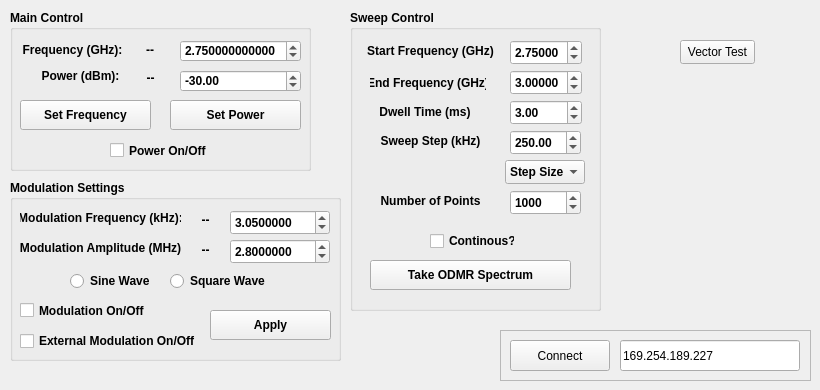
      <widget class="QWidget" name="RFControl">
       <attribute name="title">
        <string>RF Control</string>
       </attribute>
       <widget class="QGroupBox" name="groupBox">
        <property name="geometry">
         <rect>
          <x>10</x>
          <y>10</y>
          <width>301</width>
          <height>161</height>
         </rect>
        </property>
        <property name="font">
         <font>
          <pointsize>9</pointsize>
          <bold>true</bold>
         </font>
        </property>
        <property name="title">
         <string>Main Control</string>
        </property>
        <widget class="QCheckBox" name="togglePwrChk">
         <property name="geometry">
          <rect>
           <x>100</x>
           <y>130</y>
           <width>101</width>
           <height>21</height>
          </rect>
         </property>
         <property name="text">
          <string>Power On/Off</string>
         </property>
        </widget>
        <widget class="QDoubleSpinBox" name="freqBox">
         <property name="geometry">
          <rect>
           <x>170</x>
           <y>30</y>
           <width>121</width>
           <height>22</height>
          </rect>
         </property>
         <property name="decimals">
          <number>12</number>
         </property>
         <property name="maximum">
          <double>6.000000000000000</double>
         </property>
         <property name="value">
          <double>2.750000000000000</double>
         </property>
        </widget>
        <widget class="QDoubleSpinBox" name="pwrBox">
         <property name="geometry">
          <rect>
           <x>170</x>
           <y>60</y>
           <width>121</width>
           <height>22</height>
          </rect>
         </property>
         <property name="decimals">
          <number>2</number>
         </property>
         <property name="minimum">
          <double>-144.000000000000000</double>
         </property>
         <property name="maximum">
          <double>19.000000000000000</double>
         </property>
         <property name="value">
          <double>-30.000000000000000</double>
         </property>
        </widget>
        <widget class="QPushButton" name="setFreqBtn">
         <property name="geometry">
          <rect>
           <x>10</x>
           <y>90</y>
           <width>131</width>
           <height>30</height>
          </rect>
         </property>
         <property name="text">
          <string>Set Frequency</string>
         </property>
        </widget>
        <widget class="QPushButton" name="setPwrBtn">
         <property name="geometry">
          <rect>
           <x>160</x>
           <y>90</y>
           <width>131</width>
           <height>30</height>
          </rect>
         </property>
         <property name="text">
          <string>Set Power</string>
         </property>
        </widget>
        <widget class="QLabel" name="label_20">
         <property name="geometry">
          <rect>
           <x>12</x>
           <y>30</y>
           <width>101</width>
           <height>20</height>
          </rect>
         </property>
         <property name="text">
          <string>Frequency (GHz):</string>
         </property>
         <property name="alignment">
          <set>Qt::AlignCenter</set>
         </property>
        </widget>
        <widget class="QLabel" name="currentFreqLabel">
         <property name="geometry">
          <rect>
           <x>120</x>
           <y>32</y>
           <width>40</width>
           <height>16</height>
          </rect>
         </property>
         <property name="text">
          <string>--</string>
         </property>
         <property name="alignment">
          <set>Qt::AlignCenter</set>
         </property>
        </widget>
        <widget class="QLabel" name="powerLabel">
         <property name="geometry">
          <rect>
           <x>120</x>
           <y>60</y>
           <width>41</width>
           <height>16</height>
          </rect>
         </property>
         <property name="text">
          <string>--</string>
         </property>
         <property name="alignment">
          <set>Qt::AlignCenter</set>
         </property>
        </widget>
        <widget class="QLabel" name="label_23">
         <property name="geometry">
          <rect>
           <x>30</x>
           <y>58</y>
           <width>81</width>
           <height>16</height>
          </rect>
         </property>
         <property name="text">
          <string>Power (dBm):</string>
         </property>
         <property name="alignment">
          <set>Qt::AlignCenter</set>
         </property>
        </widget>
       </widget>
       <widget class="QGroupBox" name="groupBox_2">
        <property name="geometry">
         <rect>
          <x>350</x>
          <y>10</y>
          <width>251</width>
          <height>301</height>
         </rect>
        </property>
        <property name="font">
         <font>
          <pointsize>9</pointsize>
          <bold>true</bold>
         </font>
        </property>
        <property name="title">
         <string>Sweep Control</string>
        </property>
        <widget class="QDoubleSpinBox" name="startFreqBox">
         <property name="geometry">
          <rect>
           <x>160</x>
           <y>30</y>
           <width>72</width>
           <height>25</height>
          </rect>
         </property>
         <property name="decimals">
          <number>5</number>
         </property>
         <property name="maximum">
          <double>6.000000000000000</double>
         </property>
         <property name="value">
          <double>2.750000000000000</double>
         </property>
        </widget>
        <widget class="QLabel" name="label_6">
         <property name="geometry">
          <rect>
           <x>20</x>
           <y>65</y>
           <width>116</width>
           <height>16</height>
          </rect>
         </property>
         <property name="text">
          <string>End Frequency (GHz)</string>
         </property>
         <property name="alignment">
          <set>Qt::AlignCenter</set>
         </property>
        </widget>
        <widget class="QLabel" name="label_7">
         <property name="geometry">
          <rect>
           <x>10</x>
           <y>30</y>
           <width>141</width>
           <height>21</height>
          </rect>
         </property>
         <property name="text">
          <string>Start Frequency (GHz)</string>
         </property>
         <property name="alignment">
          <set>Qt::AlignCenter</set>
         </property>
        </widget>
        <widget class="QDoubleSpinBox" name="endFreqBox">
         <property name="geometry">
          <rect>
           <x>160</x>
           <y>60</y>
           <width>72</width>
           <height>25</height>
          </rect>
         </property>
         <property name="decimals">
          <number>5</number>
         </property>
         <property name="maximum">
          <double>6.000000000000000</double>
         </property>
         <property name="value">
          <double>3.000000000000000</double>
         </property>
        </widget>
        <widget class="QDoubleSpinBox" name="stepSizeBox">
         <property name="geometry">
          <rect>
           <x>160</x>
           <y>120</y>
           <width>71</width>
           <height>25</height>
          </rect>
         </property>
         <property name="maximum">
          <double>10000.000000000000000</double>
         </property>
         <property name="value">
          <double>250.000000000000000</double>
         </property>
        </widget>
        <widget class="QLabel" name="label_8">
         <property name="geometry">
          <rect>
           <x>20</x>
           <y>120</y>
           <width>121</width>
           <height>21</height>
          </rect>
         </property>
         <property name="text">
          <string>Sweep Step (kHz)</string>
         </property>
         <property name="alignment">
          <set>Qt::AlignCenter</set>
         </property>
        </widget>
        <widget class="QLabel" name="label_9">
         <property name="geometry">
          <rect>
           <x>20</x>
           <y>180</y>
           <width>121</width>
           <height>21</height>
          </rect>
         </property>
         <property name="text">
          <string>Number of Points</string>
         </property>
         <property name="alignment">
          <set>Qt::AlignCenter</set>
         </property>
        </widget>
        <widget class="QSpinBox" name="pointsBox">
         <property name="geometry">
          <rect>
           <x>160</x>
           <y>180</y>
           <width>71</width>
           <height>25</height>
          </rect>
         </property>
         <property name="maximum">
          <number>62000</number>
         </property>
         <property name="value">
          <number>1000</number>
         </property>
        </widget>
        <widget class="QComboBox" name="sweepDefBox">
         <property name="geometry">
          <rect>
           <x>155</x>
           <y>150</y>
           <width>80</width>
           <height>24</height>
          </rect>
         </property>
         <property name="currentIndex">
          <number>0</number>
         </property>
         <item>
          <property name="text">
           <string>Step Size</string>
          </property>
         </item>
         <item>
          <property name="text">
           <string>Points</string>
          </property>
         </item>
        </widget>
        <widget class="QDoubleSpinBox" name="dwellTimeBox">
         <property name="geometry">
          <rect>
           <x>160</x>
           <y>90</y>
           <width>72</width>
           <height>25</height>
          </rect>
         </property>
         <property name="maximum">
          <double>1000.000000000000000</double>
         </property>
         <property name="value">
          <double>3.000000000000000</double>
         </property>
        </widget>
        <widget class="QLabel" name="label_10">
         <property name="geometry">
          <rect>
           <x>30</x>
           <y>94</y>
           <width>90</width>
           <height>16</height>
          </rect>
         </property>
         <property name="text">
          <string>Dwell Time (ms)</string>
         </property>
         <property name="alignment">
          <set>Qt::AlignCenter</set>
         </property>
        </widget>
        <widget class="QPushButton" name="takeODMRButton">
         <property name="geometry">
          <rect>
           <x>20</x>
           <y>250</y>
           <width>201</width>
           <height>30</height>
          </rect>
         </property>
         <property name="text">
          <string>Take ODMR Spectrum</string>
         </property>
        </widget>
        <widget class="QCheckBox" name="odmrSweepContinous">
         <property name="geometry">
          <rect>
           <x>80</x>
           <y>220</y>
           <width>85</width>
           <height>22</height>
          </rect>
         </property>
         <property name="text">
          <string>Continous?</string>
         </property>
        </widget>
       </widget>
       <widget class="QGroupBox" name="groupBox_5">
        <property name="geometry">
         <rect>
          <x>10</x>
          <y>180</y>
          <width>331</width>
          <height>181</height>
         </rect>
        </property>
        <property name="font">
         <font>
          <pointsize>9</pointsize>
          <bold>true</bold>
         </font>
        </property>
        <property name="title">
         <string>Modulation Settings</string>
        </property>
        <widget class="QCheckBox" name="toggleModOnOff">
         <property name="geometry">
          <rect>
           <x>10</x>
           <y>120</y>
           <width>131</width>
           <height>21</height>
          </rect>
         </property>
         <property name="text">
          <string>Modulation On/Off</string>
         </property>
        </widget>
        <widget class="QLabel" name="label_21">
         <property name="geometry">
          <rect>
           <x>10</x>
           <y>30</y>
           <width>161</width>
           <height>16</height>
          </rect>
         </property>
         <property name="text">
          <string>Modulation Frequency (kHz):</string>
         </property>
         <property name="alignment">
          <set>Qt::AlignCenter</set>
         </property>
        </widget>
        <widget class="QPushButton" name="applyModParamsButton">
         <property name="geometry">
          <rect>
           <x>200</x>
           <y>130</y>
           <width>121</width>
           <height>30</height>
          </rect>
         </property>
         <property name="text">
          <string>Apply</string>
         </property>
        </widget>
        <widget class="QLabel" name="label_45">
         <property name="geometry">
          <rect>
           <x>10</x>
           <y>60</y>
           <width>161</width>
           <height>16</height>
          </rect>
         </property>
         <property name="text">
          <string>Modulation Amplitude (MHz)</string>
         </property>
         <property name="alignment">
          <set>Qt::AlignCenter</set>
         </property>
        </widget>
        <widget class="QDoubleSpinBox" name="modFreqSpinBox">
         <property name="geometry">
          <rect>
           <x>220</x>
           <y>30</y>
           <width>100</width>
           <height>25</height>
          </rect>
         </property>
         <property name="decimals">
          <number>7</number>
         </property>
         <property name="maximum">
          <double>40.000000000000000</double>
         </property>
         <property name="value">
          <double>3.050000000000000</double>
         </property>
        </widget>
        <widget class="QDoubleSpinBox" name="modAmpSpinBox">
         <property name="geometry">
          <rect>
           <x>220</x>
           <y>59</y>
           <width>100</width>
           <height>25</height>
          </rect>
         </property>
         <property name="decimals">
          <number>7</number>
         </property>
         <property name="maximum">
          <double>3.000000000000000</double>
         </property>
         <property name="value">
          <double>2.800000000000000</double>
         </property>
        </widget>
        <widget class="QLabel" name="modFreqLabel">
         <property name="geometry">
          <rect>
           <x>170</x>
           <y>30</y>
           <width>51</width>
           <height>20</height>
          </rect>
         </property>
         <property name="text">
          <string>--</string>
         </property>
         <property name="alignment">
          <set>Qt::AlignCenter</set>
         </property>
        </widget>
        <widget class="QLabel" name="modAmpLabel">
         <property name="geometry">
          <rect>
           <x>170</x>
           <y>60</y>
           <width>51</width>
           <height>20</height>
          </rect>
         </property>
         <property name="text">
          <string>--</string>
         </property>
         <property name="alignment">
          <set>Qt::AlignCenter</set>
         </property>
        </widget>
        <widget class="QCheckBox" name="toggleExtModOnOff">
         <property name="geometry">
          <rect>
           <x>10</x>
           <y>150</y>
           <width>180</width>
           <height>22</height>
          </rect>
         </property>
         <property name="text">
          <string>External Modulation On/Off</string>
         </property>
        </widget>
        <widget class="QRadioButton" name="sineWaveRadio">
         <property name="geometry">
          <rect>
           <x>60</x>
           <y>90</y>
           <width>91</width>
           <height>22</height>
          </rect>
         </property>
         <property name="text">
          <string>Sine Wave</string>
         </property>
        </widget>
        <widget class="QRadioButton" name="squareWaveRadio">
         <property name="geometry">
          <rect>
           <x>160</x>
           <y>90</y>
           <width>99</width>
           <height>22</height>
          </rect>
         </property>
         <property name="text">
          <string>Square Wave</string>
         </property>
        </widget>
       </widget>
       <widget class="QFrame" name="frame_5">
        <property name="geometry">
         <rect>
          <x>500</x>
          <y>330</y>
          <width>311</width>
          <height>51</height>
         </rect>
        </property>
        <property name="frameShape">
         <enum>QFrame::StyledPanel</enum>
        </property>
        <property name="frameShadow">
         <enum>QFrame::Raised</enum>
        </property>
        <widget class="QLineEdit" name="MWSourceIPAddressBox">
         <property name="geometry">
          <rect>
           <x>120</x>
           <y>10</y>
           <width>180</width>
           <height>31</height>
          </rect>
         </property>
         <property name="text">
          <string>169.254.189.227</string>
         </property>
         <property name="placeholderText">
          <string>Microwave Source IP Address</string>
         </property>
        </widget>
        <widget class="QPushButton" name="connectMWSourceButton">
         <property name="geometry">
          <rect>
           <x>10</x>
           <y>10</y>
           <width>100</width>
           <height>31</height>
          </rect>
         </property>
         <property name="text">
          <string>Connect</string>
         </property>
        </widget>
       </widget>
       <widget class="QPushButton" name="vectorTestButton">
        <property name="geometry">
         <rect>
          <x>680</x>
          <y>40</y>
          <width>75</width>
          <height>24</height>
         </rect>
        </property>
        <property name="text">
         <string>Vector Test</string>
        </property>
       </widget>
      </widget>
